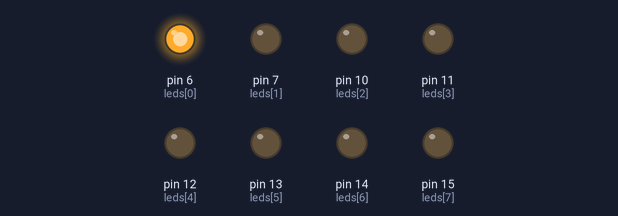
The sketch below on a simulated Arduino Uno, built with avr-gcc and run on an emulated ATmega328P. Shown: output pins drawn as LEDs (lit = HIGH).

Above: at 0.05 s.
At 3.05 s:
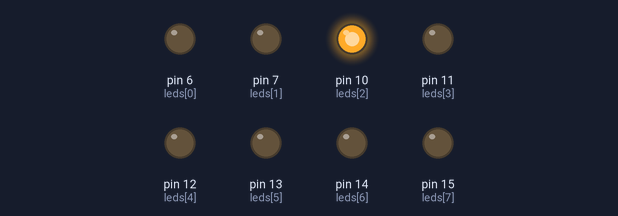
At 5.75 s:
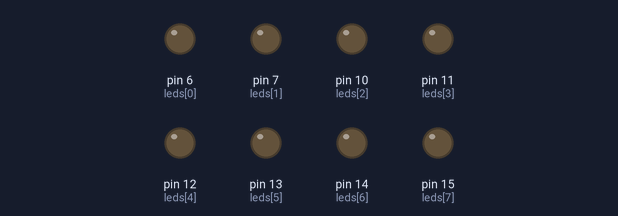
At 11.45 s:
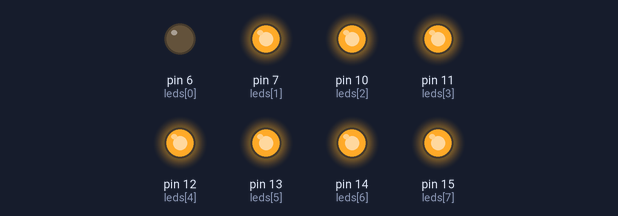
At 17.15 s:
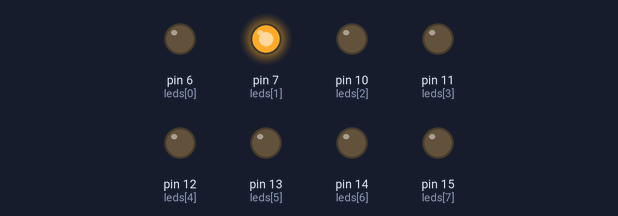
At 22.9 s:
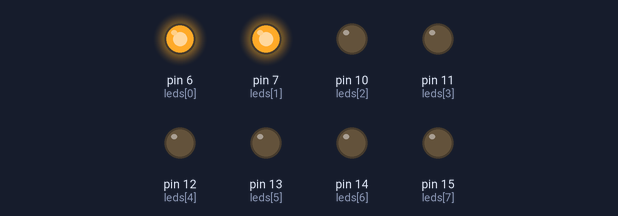
Timing chart, 0 to 24.2 s (numbered marks = the images above):
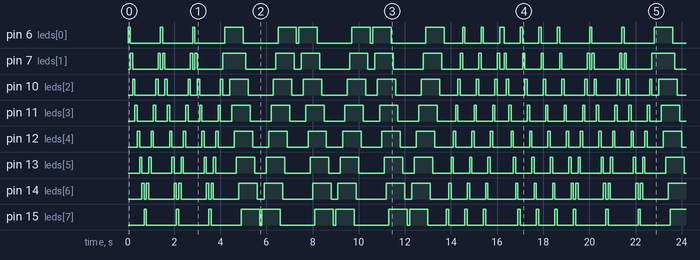

The sketch:

RPP_-_8led_bar.ino
```cpp
int leds[] = {6,7,10,11,12,13,14,15};
int dly = 100;
int i;
int x;
void setup(){
  for(int i = 0;i< 8;i++){
    pinMode(leds[i],OUTPUT);
  }
}

//##############################################################

void fill(){
  for(int i = 0;i<8;i++){
    digitalWrite(leds[i],1);
    delay(dly);
  }
  for(int i = 0;i<8;i++){
    digitalWrite(leds[i],0);
    delay(dly);
  }
  for(int i = 7;i>-1;i--){
    digitalWrite(leds[i],1);
    delay(dly);
  }
  for(int i = 7;i>-1;i--){
    digitalWrite(leds[i],0);
    delay(dly);
  }
}
//@@@@@@@@@@@@
void single(){
  for(int i = 0;i<7;i++){
    for(int i = 0;i<8;i++){
    digitalWrite(leds[i],0);
    }
    digitalWrite(leds[i],1);
    delay(dly);
  }
  for(int i = 7;i>0;i--){
    for(int i = 0;i<8;i++){
    digitalWrite(leds[i],0);
    }
    digitalWrite(leds[i],1);
    delay(dly);
  }
}
//@@@@@@@@@@@@
void right(){
  for(int i = 0;i<8;i++){
    for(int i = 0;i<8;i++){
    digitalWrite(leds[i],0);
    }
    digitalWrite(leds[i],1);
    delay(dly);
  }
}
//@@@@@@@@@@@@
void left(){
  for(int i = 7;i>-1;i--){
    for(int i = 0;i<8;i++){
    digitalWrite(leds[i],0);
    }
    digitalWrite(leds[i],1);
    delay(dly);
  }
}
//@@@@@@@@@@@@
void loop(){
  for(int d = 0;d<3;d++){
    switch(x){
    case 0:
      single();
    break;
    case 1:
      fill();
    break;
    case 2:
      left();
    break;
    case 3:
      right();
    break;
    }
  }
  if(x<3){x++;}
  else{x=0;}
}
```

Measured:
- by itself, pin 6 (leds[0]), pin 7 (leds[1]), pin 10 (leds[2]), pin 11 (leds[3]), pin 12 (leds[4]), pin 13 (leds[5]), pin 14 (leds[6]), pin 15 (leds[7]): moves between LOW and HIGH, repeating every 18.6 s
- by itself, everything shown: repeats every 18.6 s, in 184 steps
